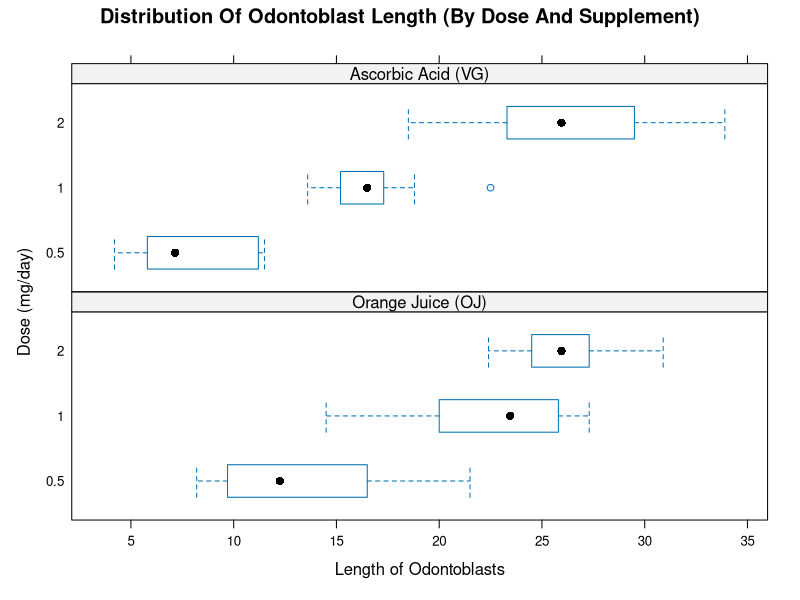

This figure's R source: (Note: this script raises an error after producing the figure.)
## ---- chunk 1
library(lattice)
library(dplyr)

## ---- chunk 2
head(ToothGrowth)

## ---- chunk 3
supp.f <- factor(ToothGrowth$supp, levels = c("OJ", "VC"), labels = c("Orange Juice (OJ)", "Ascorbic Acid (VG)"))

dose.f <- factor(ToothGrowth$dose, levels = c(0.5, 1, 2), labels = c("0.5", "1", "2"))

bwplot(dose.f~len|supp.f, data = ToothGrowth, xlab = "Length of Odontoblasts", ylab="Dose (mg/day)", layout=c(1,2), main = "Distribution Of Odontoblast Length (By Dose And Supplement)")

## ---- chunk 4
test05 <- ToothGrowth %>% filter(dose == 0.5)

meanOJ05 <- sum(test05 %>% filter(supp == "OJ") %>% select(len)) / (length(test05$len) / 2)
meanVC05 <- sum(test05 %>% filter(supp == "VC") %>% select(len)) / (length(test05$len) / 2)

testMean05 <- meanOJ05 - meanVC05

print(testMean05)

## ---- chunk 5
t.test(len ~ supp, paired = FALSE, var.equal = FALSE, data = test05)

## ---- chunk 6
testSd05 <- sqrt(var(test05 %>% filter(supp == "OJ") %>% select(len))/(length(test05) / 2) + var(test05 %>% filter(supp == "VC") %>% select(len))/(length(test05) / 2))[1]

power.t.test(delta = testMean05 / 2, n = 20, alternative = "two.sided", sd = testSd05)

## ---- chunk 7
power.t.test(delta = testMean05 / 2, alternative = "two.sided", sd = testSd05, power = 0.8)

## ---- chunk 8
test10 <- ToothGrowth %>% filter(dose == 1)

meanOJ10 <- sum(test10 %>% filter(supp == "OJ") %>% select(len)) / (length(test10$len) / 2)
meanVC10 <- sum(test10 %>% filter(supp == "VC") %>% select(len)) / (length(test10$len) / 2)

testMean10 <- meanOJ10 - meanVC10

print(testMean10)

## ---- chunk 9
t.test(len ~ supp, paired = FALSE, var.equal = FALSE, data = test10)

## ---- chunk 10
testSd10 <- sqrt(var(test10 %>% filter(supp == "OJ") %>% select(len))/(length(test10) / 2) + var(test10 %>% filter(supp == "VC") %>% select(len))/(length(test10) / 2))[1]

power.t.test(delta = testMean10 / 2, n = 20, alternative = "two.sided", sd = testSd10)

## ---- chunk 11
power.t.test(delta = testMean10 / 2, alternative = "two.sided", sd = testSd10, power = 0.8)

## ---- chunk 12
test20 <- ToothGrowth %>% filter(dose == 2)

meanOJ20 <- sum(test20 %>% filter(supp == "OJ") %>% select(len)) / (length(test20$len) / 2)
meanVC20 <- sum(test20 %>% filter(supp == "VC") %>% select(len)) / (length(test20$len) / 2)

testMean20 <- meanOJ20 - meanVC20

print(testMean20)

## ---- chunk 13
t.test(len ~ supp, paired = FALSE, var.equal = FALSE, data = test20)

## ---- chunk 14
testSd20 <- sqrt(var(test20 %>% filter(supp == "OJ") %>% select(len))/(length(test20) / 2) + var(test20 %>% filter(supp == "VC") %>% select(len))/(length(test20) / 2))[1]

power.t.test(delta = testMean20 / 2, n = 20, alternative = "two.sided", sd = testSd20)

## ---- chunk 15
power.t.test(delta = testMean20 / 2, alternative = "two.sided", sd = testSd20, power = 0.8)

## ---- chunk 16
meanOJ <- sum(ToothGrowth %>% filter(supp == "OJ") %>% select(len)) / (length(ToothGrowth$len) / 2)
meanVC <- sum(ToothGrowth %>% filter(supp == "VC") %>% select(len)) / (length(ToothGrowth$len) / 2)

testMean <- meanOJ - meanVC

print(testMean)

## ---- chunk 17
t.test(len ~ supp, paired = FALSE, var.equal = FALSE, data = ToothGrowth)

## ---- chunk 18
testSd <- sqrt(var(ToothGrowth %>% filter(supp == "OJ") %>% select(len))/(length(ToothGrowth$len) / 2) + var(ToothGrowth %>% filter(supp == "VC") %>% select(len))/(length(ToothGrowth$len) / 2))[1]

power.t.test(delta = testMean / 2, n = 20, alternative = "two.sided", sd = testSd)

## ---- chunk 19
power.t.test(delta = testMean / 2, alternative = "two.sided", sd = testSd, power = 0.8)

